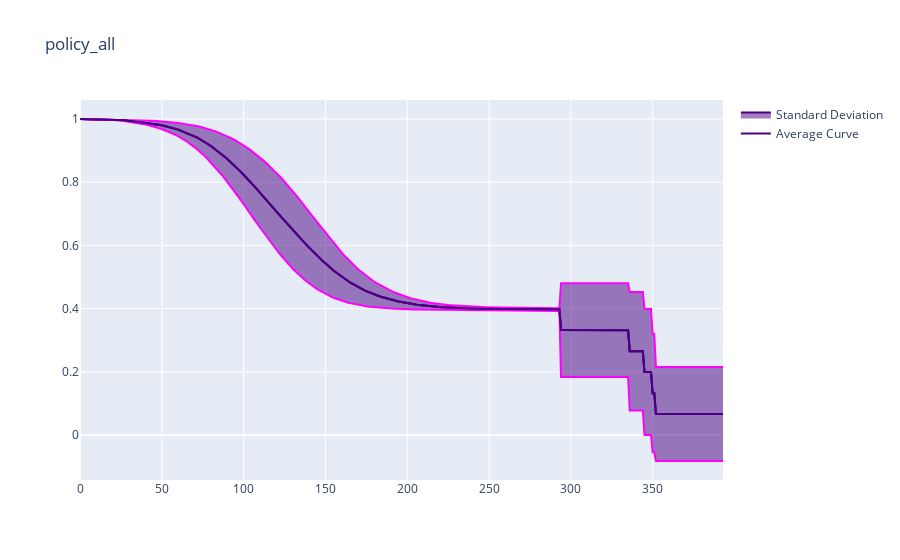

Source (notebook cell):
### Code cell
plot_average_curve(policy_all, 'policy_all', 'susceptible', absolute=False, capacity=False)

### Figure 1 — Plotly figure (JSON) as saved in the notebook; plotly's stock layout.template omitted (floating-point values rounded to 4 significant figures; data arrays with more than 128 entries replaced by an {"elided": "..."} marker saying what was removed)
{"data": [{"line": {"color": "indigo"}, "mode": "lines", "name": "Average Curve", "type": "scatter", "x": {"elided": "394 int values"}, "y": {"elided": "394 float values"}}, {"line": {"color": "magenta"}, "mode": "lines", "showlegend": false, "type": "scatter", "x": {"elided": "394 int values"}, "y": {"elided": "394 float values"}}, {"fill": "tonexty", "line": {"color": "indigo"}, "mode": "lines", "name": "Standard Deviation", "type": "scatter", "x": {"elided": "394 int values"}, "y": {"elided": "394 float values"}}, {"line": {"color": "magenta"}, "mode": "lines", "showlegend": false, "type": "scatter", "x": {"elided": "394 int values"}, "y": {"elided": "394 float values"}}, {"fill": "tonexty", "line": {"color": "indigo"}, "mode": "lines", "showlegend": false, "type": "scatter", "x": {"elided": "394 int values"}, "y": {"elided": "394 float values"}}], "layout": {"title": {"text": "policy_all"}}}
